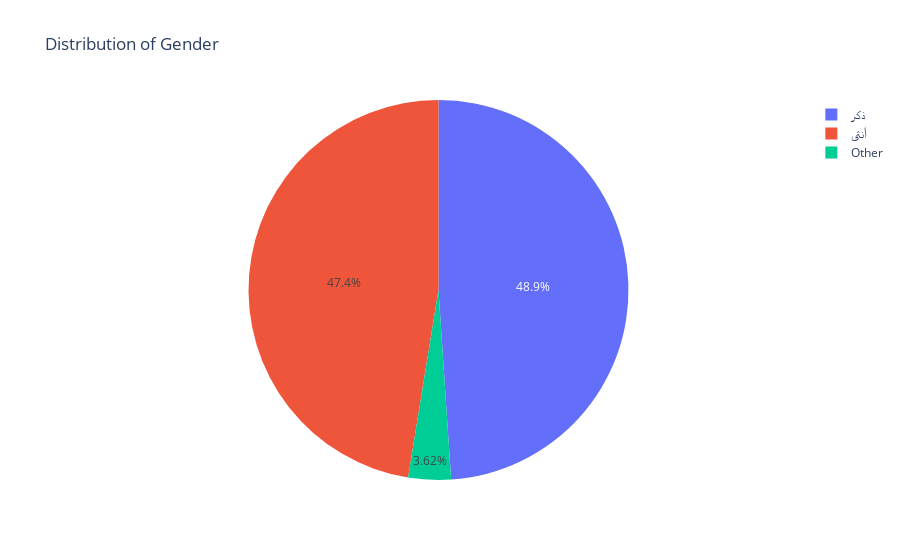
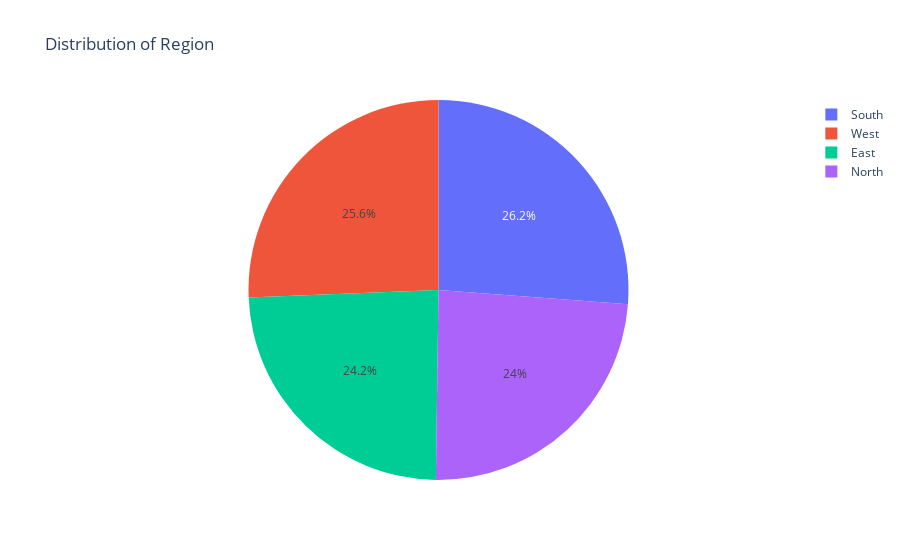
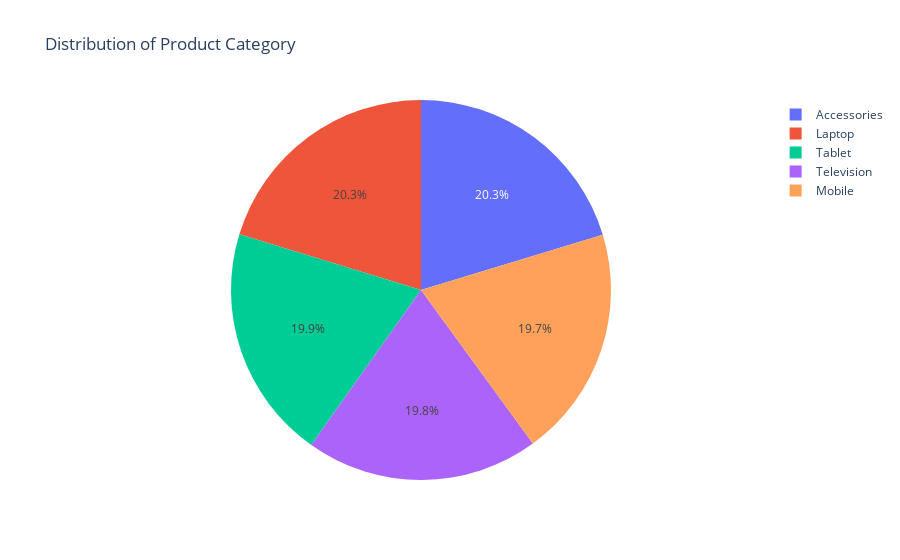
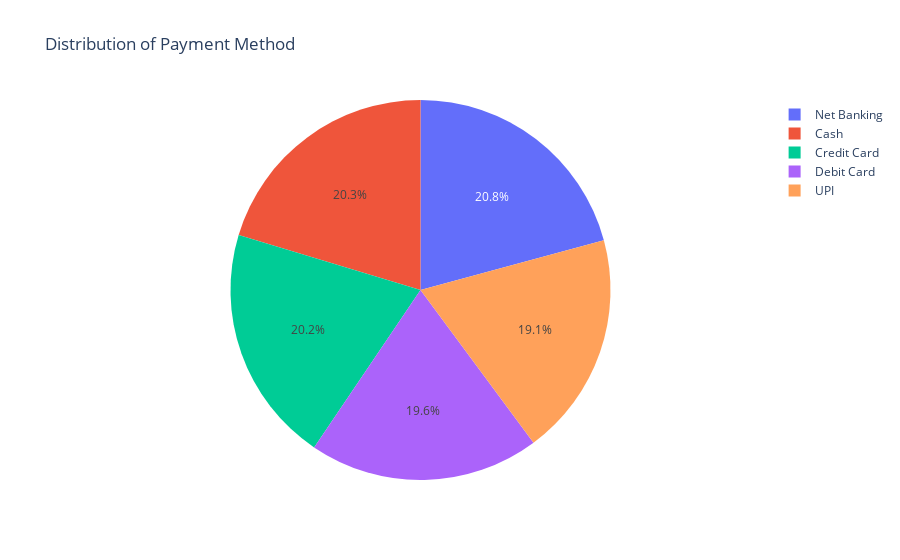

Notebook cell for these charts, in order:
### Markdown cell above
<h1 style="font-size:40px; color:#71C9CE; text-shadow: 2px 2px 2px black; background-color:#E3FDFD; border-radius:20px; padding:5px; text-align:center; font-weight:bolder;"> EDA</h1>

### Code cell
# Select categorical-like columns with "low" cardinality
count_columns = [
    col for col in df.columns
    if df[col].nunique() <= (df.shape[0] / 10) and df[col].dtype == 'object'
]

for col in count_columns:
    value_counts = df[col].value_counts()
    if value_counts.empty:
        continue

    pie_data = value_counts.reset_index()
    pie_data.columns = [col, 'Count']
    
    fig = px.pie(pie_data, names=col, values='Count',
                 title=f'Distribution of {col}')
    fig.show()

### Figure 1 — Plotly figure (JSON) as saved in the notebook; plotly's stock layout.template omitted (floating-point values rounded to 4 significant figures)
{"data": [{"domain": {"x": [0, 1], "y": [0, 1]}, "hovertemplate": "Gender=%{label}<br>Count=%{value}<extra></extra>", "labels": ["ذكر", "أنثى", "Other"], "legendgroup": "", "name": "", "showlegend": true, "type": "pie", "values": [2447, 2372, 181]}], "layout": {"legend": {"tracegroupgap": 0}, "title": {"text": "Distribution of Gender"}}}

### Figure 2 — Plotly figure (JSON) as saved in the notebook; plotly's stock layout.template omitted (floating-point values rounded to 4 significant figures)
{"data": [{"domain": {"x": [0, 1], "y": [0, 1]}, "hovertemplate": "Region=%{label}<br>Count=%{value}<extra></extra>", "labels": ["South", "West", "East", "North"], "legendgroup": "", "name": "", "showlegend": true, "type": "pie", "values": [1310, 1281, 1208, 1201]}], "layout": {"legend": {"tracegroupgap": 0}, "title": {"text": "Distribution of Region"}}}

### Figure 3 — Plotly figure (JSON) as saved in the notebook; plotly's stock layout.template omitted (floating-point values rounded to 4 significant figures)
{"data": [{"domain": {"x": [0, 1], "y": [0, 1]}, "hovertemplate": "Product Category=%{label}<br>Count=%{value}<extra></extra>", "labels": ["Accessories", "Laptop", "Tablet", "Television", "Mobile"], "legendgroup": "", "name": "", "showlegend": true, "type": "pie", "values": [1015, 1013, 997, 991, 984]}], "layout": {"legend": {"tracegroupgap": 0}, "title": {"text": "Distribution of Product Category"}}}

### Figure 4 — Plotly figure (JSON) as saved in the notebook; plotly's stock layout.template omitted (floating-point values rounded to 4 significant figures)
{"data": [{"domain": {"x": [0, 1], "y": [0, 1]}, "hovertemplate": "Payment Method=%{label}<br>Count=%{value}<extra></extra>", "labels": ["Net Banking", "Cash", "Credit Card", "Debit Card", "UPI"], "legendgroup": "", "name": "", "showlegend": true, "type": "pie", "values": [1039, 1016, 1011, 980, 954]}], "layout": {"legend": {"tracegroupgap": 0}, "title": {"text": "Distribution of Payment Method"}}}
